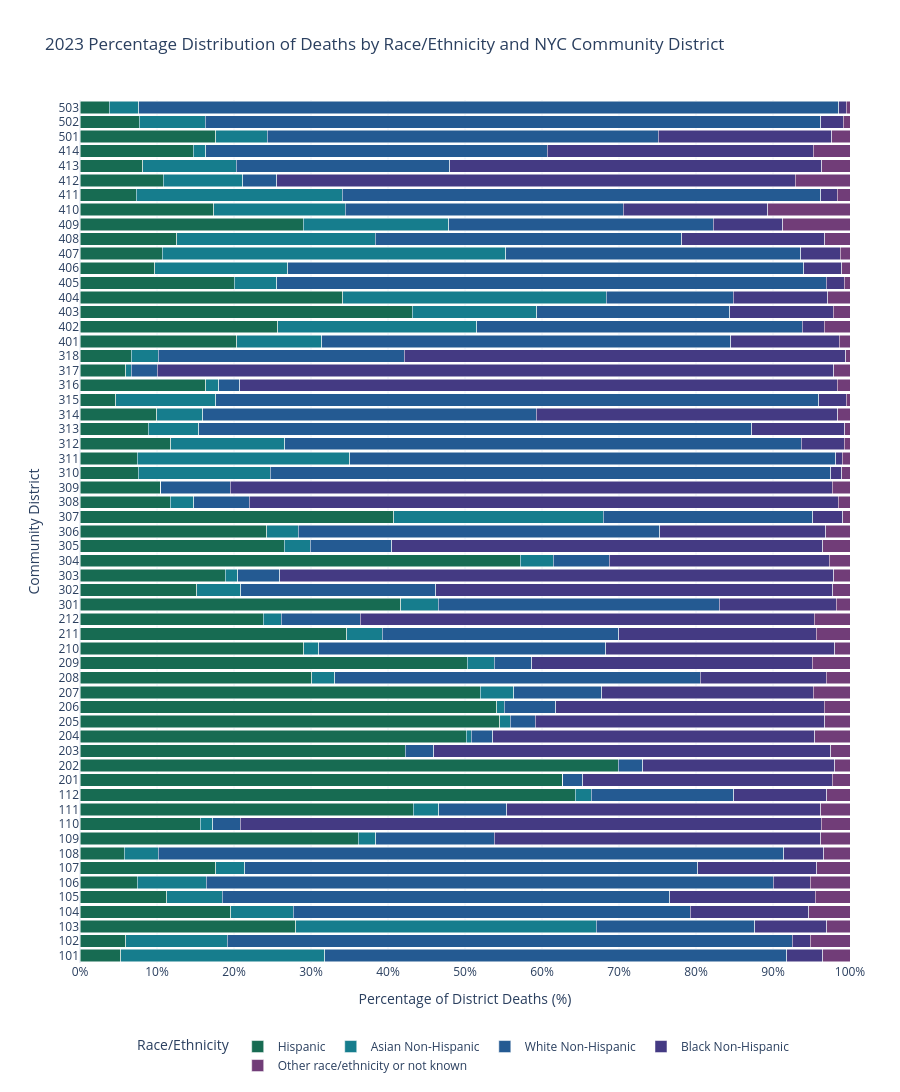

Notebook code for this chart:
### Code cell
import pandas as pd
import plotly.express as px

# Load CSV
df = pd.read_csv("CommunityDistrictSingleYearCounts2023.csv")

# Age group columns
age_columns = [
    "Age<=28days", "Age 1-12months", "Age 1-4",
    "Age 5-9", "Age 10-14", "Age 15-19",
    "Age 20-24", "Age 25-29", "Age 30-34",
    "Age 35-39", "Age 40-44", "Age 45-49",
    "Age 50-54", "Age 55-59", "Age 60-64",
    "Age 65-69", "Age 70-74", "Age 75-79",
    "Age 80-84", "Age 85+", "Age Unkown"
]

# Convert age columns to numeric
for col in age_columns:
    df[col] = pd.to_numeric(
        df[col].astype(str).str.replace(",", ""),
        errors="coerce"
    ).fillna(0)

# Convert community district to string
df["commntydst"] = df["commntydst"].astype(str)

# Aggregate counts by community district
df_grouped = df.groupby(
    "commntydst", as_index=False
)[age_columns].sum()

# Convert wide data to long format
df_long = df_grouped.melt(
    id_vars="commntydst",
    value_vars=age_columns,
    var_name="Age Group",
    value_name="Count"
)

# Calculate total deaths for each community district
df_long["District_Total"] = df_long.groupby(
    "commntydst"
)["Count"].transform("sum")

# Calculate percentage of deaths in each age group
df_long["Percentage"] = (
    df_long["Count"] / df_long["District_Total"] * 100
).fillna(0)

# Create reversed Turbo color gradient
# Youngest = red, oldest = purple
known_age_columns = [
    col for col in age_columns if col != "Age Unkown"
]

age_colors = px.colors.sample_colorscale(
    "Turbo",
    [
        0.95 - i * 0.95 / (len(known_age_columns) - 1)
        for i in range(len(known_age_columns))
    ]
)

# Map each age group to its color
age_color_map = dict(zip(known_age_columns, age_colors))

# Assign gray to unknown age
age_color_map["Age Unkown"] = "#9E9E9E"

# Create horizontal stacked bar chart
fig = px.bar(
    df_long,
    x="Count",
    y="commntydst",
    color="Age Group",
    orientation="h",
    barmode="stack",
    title="2023 Death Count Age Distribution by NYC Community District",
    labels={
        "Count": "Death Count",
        "commntydst": "Community District"
    },
    category_orders={
        "Age Group": age_columns,
        "commntydst": sorted(
            df_grouped["commntydst"].unique()
        )
    },
    color_discrete_map=age_color_map,
    custom_data=["Percentage", "District_Total"],
    height=1600
)

# Customize hover information
fig.update_traces(
    hovertemplate=(
        "<b>Community District:</b> %{y}<br>"
        "<b>Age Group:</b> %{fullData.name}<br>"
        "<b>Death Count:</b> %{x:,.0f}<br>"
        "<b>Percentage of District Deaths:</b> "
        "%{customdata[0]:.2f}%<br>"
        "<b>Total District Deaths:</b> "
        "%{customdata[1]:,.0f}"
        "<extra></extra>"
    )
)

# Customize layout
fig.update_layout(
    xaxis_title="Total Death Count",
    yaxis_title="Community District",
    legend_title="Age Group",
    legend=dict(
        orientation="h",
        y=-0.12,
        x=0.5,
        xanchor="center"
    ),
    bargap=0.15,
    template="plotly_white",
    hovermode="closest"
)

# Display community districts as categories
fig.update_yaxes(type="category")

# Display chart
fig.show()

### Figure 1 — Plotly figure (JSON) as saved in the notebook; plotly's stock layout.template omitted (floating-point values rounded to 4 significant figures)
{"data": [{"customdata": [[9.0, 170.0], [23.0, 387.0], [331.0, 1180.0], [113.0, 578.0], [25.0, 222.0], [53.0, 713.0], [247.0, 1399.0], [76.0, 1328.0], [209.0, 578.0], [134.0, 859.0], [442.0, 1021.0], [676.0, 1051.0], [457.0, 729.0], [244.0, 349.0], [271.0, 642.0], [482.0, 961.0], [399.0, 732.0], [340.0, 628.0], [469.0, 902.0], [272.0, 904.0], [557.0, 1108.0], [266.0, 915.0], [299.0, 863.0], [234.0, 984.0], [299.0, 718.0], [96.0, 632.0], [159.0, 844.0], [276.0, 483.0], [345.0, 1300.0], [107.0, 441.0], [220.0, 540.0], [70.0, 596.0], [64.0, 610.0], [64.0, 846.0], [88.0, 1180.0], [97.0, 823.0], [103.0, 1162.0], [89.0, 891.0], [54.0, 1162.0], [119.0, 728.0], [60.0, 1007.0], [84.0, 1257.0], [186.0, 915.0], [116.0, 452.0], [313.0, 725.0], [247.0, 724.0], [181.0, 903.0], [71.0, 730.0], [173.0, 1622.0], [108.0, 860.0], [199.0, 687.0], [117.0, 673.0], [44.0, 605.0], [154.0, 1425.0], [82.0, 1010.0], [158.0, 1073.0], [243.0, 1379.0], [85.0, 1107.0], [47.0, 1237.0]], "hovertemplate": "<b>Community District:</b> %{y}<br><b>Race/Ethnicity:</b> %{fullData.name}<br><b>Percentage of District Deaths:</b> %{x:.2f}%<br><b>Death Count:</b> %{customdata[0]:,.0f}<br><b>Total District Deaths:</b> %{customdata[1]:,.0f}<extra></extra>", "legendgroup": "Hispanic", "marker": {"color": "#176B52", "pattern": {"shape": ""}}, "name": "Hispanic", "orientation": "h", "showlegend": true, "textposition": "auto", "type": "bar", "x": [5.294, 5.943, 28.05, 19.55, 11.26, 7.433, 17.66, 5.723, 36.16, 15.6, 43.29, 64.32, 62.69, 69.91, 42.21, 50.16, 54.51, 54.14, 52.0, 30.09, 50.27, 29.07, 34.65, 23.78, 41.64, 15.19, 18.84, 57.14, 26.54, 24.26, 40.74, 11.74, 10.49, 7.565, 7.458, 11.79, 8.864, 9.989, 4.647, 16.35, 5.958, 6.683, 20.33, 25.66, 43.17, 34.12, 20.04, 9.726, 10.67, 12.56, 28.97, 17.38, 7.273, 10.81, 8.119, 14.73, 17.62, 7.678, 3.8], "xaxis": "x", "y": ["101", "102", "103", "104", "105", "106", "107", "108", "109", "110", "111", "112", "201", "202", "203", "204", "205", "206", "207", "208", "209", "210", "211", "212", "301", "302", "303", "304", "305", "306", "307", "308", "309", "310", "311", "312", "313", "314", "315", "316", "317", "318", "401", "402", "403", "404", "405", "406", "407", "408", "409", "410", "411", "412", "413", "414", "501", "502", "503"], "yaxis": "y"}, {"customdata": [[45.0, 170.0], [51.0, 387.0], [460.0, 1180.0], [47.0, 578.0], [16.0, 222.0], [64.0, 713.0], [52.0, 1399.0], [59.0, 1328.0], [13.0, 578.0], [14.0, 859.0], [34.0, 1021.0], [22.0, 1051.0], [0.0, 729.0], [0.0, 349.0], [0.0, 642.0], [6.0, 961.0], [10.0, 732.0], [6.0, 628.0], [39.0, 902.0], [27.0, 904.0], [39.0, 1108.0], [18.0, 915.0], [40.0, 863.0], [23.0, 984.0], [35.0, 718.0], [36.0, 632.0], [14.0, 844.0], [21.0, 483.0], [44.0, 1300.0], [18.0, 441.0], [147.0, 540.0], [18.0, 596.0], [0.0, 610.0], [145.0, 846.0], [325.0, 1180.0], [122.0, 823.0], [76.0, 1162.0], [53.0, 891.0], [151.0, 1162.0], [12.0, 728.0], [7.0, 1007.0], [44.0, 1257.0], [101.0, 915.0], [117.0, 452.0], [117.0, 725.0], [248.0, 724.0], [50.0, 903.0], [126.0, 730.0], [724.0, 1622.0], [222.0, 860.0], [130.0, 687.0], [115.0, 673.0], [162.0, 605.0], [147.0, 1425.0], [123.0, 1010.0], [17.0, 1073.0], [92.0, 1379.0], [95.0, 1107.0], [47.0, 1237.0]], "hovertemplate": "<b>Community District:</b> %{y}<br><b>Race/Ethnicity:</b> %{fullData.name}<br><b>Percentage of District Deaths:</b> %{x:.2f}%<br><b>Death Count:</b> %{customdata[0]:,.0f}<br><b>Total District Deaths:</b> %{customdata[1]:,.0f}<extra></extra>", "legendgroup": "Asian Non-Hispanic", "marker": {"color": "#167D8D", "pattern": {"shape": ""}}, "name": "Asian Non-Hispanic", "orientation": "h", "showlegend": true, "textposition": "auto", "type": "bar", "x": [26.47, 13.18, 38.98, 8.131, 7.207, 8.976, 3.717, 4.443, 2.249, 1.63, 3.33, 2.093, 0.0, 0.0, 0.0, 0.6243, 1.366, 0.9554, 4.324, 2.987, 3.52, 1.967, 4.635, 2.337, 4.875, 5.696, 1.659, 4.348, 3.385, 4.082, 27.22, 3.02, 0.0, 17.14, 27.54, 14.82, 6.54, 5.948, 12.99, 1.648, 0.6951, 3.5, 11.04, 25.88, 16.14, 34.25, 5.537, 17.26, 44.64, 25.81, 18.92, 17.09, 26.78, 10.32, 12.18, 1.584, 6.672, 8.582, 3.8], "xaxis": "x", "y": ["101", "102", "103", "104", "105", "106", "107", "108", "109", "110", "111", "112", "201", "202", "203", "204", "205", "206", "207", "208", "209", "210", "211", "212", "301", "302", "303", "304", "305", "306", "307", "308", "309", "310", "311", "312", "313", "314", "315", "316", "317", "318", "401", "402", "403", "404", "405", "406", "407", "408", "409", "410", "411", "412", "413", "414", "501", "502", "503"], "yaxis": "y"}, {"customdata": [[102.0, 170.0], [284.0, 387.0], [243.0, 1180.0], [298.0, 578.0], [129.0, 222.0], [525.0, 713.0], [823.0, 1399.0], [1079.0, 1328.0], [89.0, 578.0], [31.0, 859.0], [90.0, 1021.0], [194.0, 1051.0], [19.0, 729.0], [11.0, 349.0], [24.0, 642.0], [27.0, 961.0], [24.0, 732.0], [42.0, 628.0], [103.0, 902.0], [429.0, 904.0], [54.0, 1108.0], [341.0, 915.0], [265.0, 863.0], [101.0, 984.0], [262.0, 718.0], [160.0, 632.0], [46.0, 844.0], [35.0, 483.0], [137.0, 1300.0], [207.0, 441.0], [147.0, 540.0], [43.0, 596.0], [55.0, 610.0], [616.0, 846.0], [745.0, 1180.0], [552.0, 823.0], [835.0, 1162.0], [386.0, 891.0], [910.0, 1162.0], [20.0, 728.0], [34.0, 1007.0], [401.0, 1257.0], [486.0, 915.0], [191.0, 452.0], [182.0, 725.0], [119.0, 724.0], [644.0, 903.0], [489.0, 730.0], [621.0, 1622.0], [342.0, 860.0], [236.0, 687.0], [243.0, 673.0], [376.0, 605.0], [63.0, 1425.0], [280.0, 1010.0], [476.0, 1073.0], [701.0, 1379.0], [885.0, 1107.0], [1125.0, 1237.0]], "hovertemplate": "<b>Community District:</b> %{y}<br><b>Race/Ethnicity:</b> %{fullData.name}<br><b>Percentage of District Deaths:</b> %{x:.2f}%<br><b>Death Count:</b> %{customdata[0]:,.0f}<br><b>Total District Deaths:</b> %{customdata[1]:,.0f}<extra></extra>", "legendgroup": "White Non-Hispanic", "marker": {"color": "#245A92", "pattern": {"shape": ""}}, "name": "White Non-Hispanic", "orientation": "h", "showlegend": true, "textposition": "auto", "type": "bar", "x": [60.0, 73.39, 20.59, 51.56, 58.11, 73.63, 58.83, 81.25, 15.4, 3.609, 8.815, 18.46, 2.606, 3.152, 3.738, 2.81, 3.279, 6.688, 11.42, 47.46, 4.874, 37.27, 30.71, 10.26, 36.49, 25.32, 5.45, 7.246, 10.54, 46.94, 27.22, 7.215, 9.016, 72.81, 63.14, 67.07, 71.86, 43.32, 78.31, 2.747, 3.376, 31.9, 53.11, 42.26, 25.1, 16.44, 71.32, 66.99, 38.29, 39.77, 34.35, 36.11, 62.15, 4.421, 27.72, 44.36, 50.83, 79.95, 90.95], "xaxis": "x", "y": ["101", "102", "103", "104", "105", "106", "107", "108", "109", "110", "111", "112", "201", "202", "203", "204", "205", "206", "207", "208", "209", "210", "211", "212", "301", "302", "303", "304", "305", "306", "307", "308", "309", "310", "311", "312", "313", "314", "315", "316", "317", "318", "401", "402", "403", "404", "405", "406", "407", "408", "409", "410", "411", "412", "413", "414", "501", "502", "503"], "yaxis": "y"}, {"customdata": [[8.0, 170.0], [9.0, 387.0], [110.0, 1180.0], [89.0, 578.0], [42.0, 222.0], [34.0, 713.0], [217.0, 1399.0], [69.0, 1328.0], [245.0, 578.0], [648.0, 859.0], [416.0, 1021.0], [127.0, 1051.0], [236.0, 729.0], [87.0, 349.0], [331.0, 642.0], [402.0, 961.0], [275.0, 732.0], [219.0, 628.0], [248.0, 902.0], [148.0, 904.0], [404.0, 1108.0], [272.0, 915.0], [221.0, 863.0], [580.0, 984.0], [109.0, 718.0], [326.0, 632.0], [607.0, 844.0], [138.0, 483.0], [728.0, 1300.0], [95.0, 441.0], [21.0, 540.0], [456.0, 596.0], [477.0, 610.0], [12.0, 846.0], [10.0, 1180.0], [46.0, 823.0], [140.0, 1162.0], [349.0, 891.0], [41.0, 1162.0], [565.0, 728.0], [885.0, 1007.0], [721.0, 1257.0], [129.0, 915.0], [13.0, 452.0], [97.0, 725.0], [89.0, 724.0], [21.0, 903.0], [36.0, 730.0], [83.0, 1622.0], [160.0, 860.0], [62.0, 687.0], [126.0, 673.0], [13.0, 605.0], [960.0, 1425.0], [488.0, 1010.0], [371.0, 1073.0], [310.0, 1379.0], [32.0, 1107.0], [12.0, 1237.0]], "hovertemplate": "<b>Community District:</b> %{y}<br><b>Race/Ethnicity:</b> %{fullData.name}<br><b>Percentage of District Deaths:</b> %{x:.2f}%<br><b>Death Count:</b> %{customdata[0]:,.0f}<br><b>Total District Deaths:</b> %{customdata[1]:,.0f}<extra></extra>", "legendgroup": "Black Non-Hispanic", "marker": {"color": "#443A83", "pattern": {"shape": ""}}, "name": "Black Non-Hispanic", "orientation": "h", "showlegend": true, "textposition": "auto", "type": "bar", "x": [4.706, 2.326, 9.322, 15.4, 18.92, 4.769, 15.51, 5.196, 42.39, 75.44, 40.74, 12.08, 32.37, 24.93, 51.56, 41.83, 37.57, 34.87, 27.49, 16.37, 36.46, 29.73, 25.61, 58.94, 15.18, 51.58, 71.92, 28.57, 56.0, 21.54, 3.889, 76.51, 78.2, 1.418, 0.8475, 5.589, 12.05, 39.17, 3.528, 77.61, 87.88, 57.36, 14.1, 2.876, 13.38, 12.29, 2.326, 4.932, 5.117, 18.6, 9.025, 18.72, 2.149, 67.37, 48.32, 34.58, 22.48, 2.891, 0.9701], "xaxis": "x", "y": ["101", "102", "103", "104", "105", "106", "107", "108", "109", "110", "111", "112", "201", "202", "203", "204", "205", "206", "207", "208", "209", "210", "211", "212", "301", "302", "303", "304", "305", "306", "307", "308", "309", "310", "311", "312", "313", "314", "315", "316", "317", "318", "401", "402", "403", "404", "405", "406", "407", "408", "409", "410", "411", "412", "413", "414", "501", "502", "503"], "yaxis": "y"}, {"customdata": [[6.0, 170.0], [20.0, 387.0], [36.0, 1180.0], [31.0, 578.0], [10.0, 222.0], [37.0, 713.0], [60.0, 1399.0], [45.0, 1328.0], [22.0, 578.0], [32.0, 859.0], [39.0, 1021.0], [32.0, 1051.0], [17.0, 729.0], [7.0, 349.0], [16.0, 642.0], [44.0, 961.0], [24.0, 732.0], [21.0, 628.0], [43.0, 902.0], [28.0, 904.0], [54.0, 1108.0], [18.0, 915.0], [38.0, 863.0], [46.0, 984.0], [13.0, 718.0], [14.0, 632.0], [18.0, 844.0], [13.0, 483.0], [46.0, 1300.0], [14.0, 441.0], [5.0, 540.0], [9.0, 596.0], [14.0, 610.0], [9.0, 846.0], [12.0, 1180.0], [6.0, 823.0], [8.0, 1162.0], [14.0, 891.0], [6.0, 1162.0], [12.0, 728.0], [21.0, 1007.0], [7.0, 1257.0], [13.0, 915.0], [15.0, 452.0], [16.0, 725.0], [21.0, 724.0], [7.0, 903.0], [8.0, 730.0], [21.0, 1622.0], [28.0, 860.0], [60.0, 687.0], [72.0, 673.0], [10.0, 605.0], [101.0, 1425.0], [37.0, 1010.0], [51.0, 1073.0], [33.0, 1379.0], [10.0, 1107.0], [6.0, 1237.0]], "hovertemplate": "<b>Community District:</b> %{y}<br><b>Race/Ethnicity:</b> %{fullData.name}<br><b>Percentage of District Deaths:</b> %{x:.2f}%<br><b>Death Count:</b> %{customdata[0]:,.0f}<br><b>Total District Deaths:</b> %{customdata[1]:,.0f}<extra></extra>", "legendgroup": "Other race/ethnicity or not known", "marker": {"color": "#713D78", "pattern": {"shape": ""}}, "name": "Other race/ethnicity or not known", "orientation": "h", "showlegend": true, "textposition": "auto", "type": "bar", "x": [3.529, 5.168, 3.051, 5.363, 4.505, 5.189, 4.289, 3.389, 3.806, 3.725, 3.82, 3.045, 2.332, 2.006, 2.492, 4.579, 3.279, 3.344, 4.767, 3.097, 4.874, 1.967, 4.403, 4.675, 1.811, 2.215, 2.133, 2.692, 3.538, 3.175, 0.9259, 1.51, 2.295, 1.064, 1.017, 0.729, 0.6885, 1.571, 0.5164, 1.648, 2.085, 0.5569, 1.421, 3.319, 2.207, 2.901, 0.7752, 1.096, 1.295, 3.256, 8.734, 10.7, 1.653, 7.088, 3.663, 4.753, 2.393, 0.9033, 0.485], "xaxis": "x", "y": ["101", "102", "103", "104", "105", "106", "107", "108", "109", "110", "111", "112", "201", "202", "203", "204", "205", "206", "207", "208", "209", "210", "211", "212", "301", "302", "303", "304", "305", "306", "307", "308", "309", "310", "311", "312", "313", "314", "315", "316", "317", "318", "401", "402", "403", "404", "405", "406", "407", "408", "409", "410", "411", "412", "413", "414", "501", "502", "503"], "yaxis": "y"}], "layout": {"bargap": 0.15, "barmode": "stack", "height": 1700, "hovermode": "closest", "legend": {"orientation": "h", "title": {"text": "Race/Ethnicity"}, "tracegroupgap": 0, "x": 0.5, "xanchor": "center", "y": -0.08}, "margin": {"b": 120, "l": 80, "r": 50, "t": 100}, "title": {"text": "2023 Percentage Distribution of Deaths by Race/Ethnicity and NYC Community District"}, "xaxis": {"anchor": "y", "domain": [0, 1], "dtick": 10, "range": [0, 100], "ticksuffix": "%", "title": {"text": "Percentage of District Deaths (%)"}}, "yaxis": {"anchor": "x", "categoryarray": ["101", "102", "103", "104", "105", "106", "107", "108", "109", "110", "111", "112", "201", "202", "203", "204", "205", "206", "207", "208", "209", "210", "211", "212", "301", "302", "303", "304", "305", "306", "307", "308", "309", "310", "311", "312", "313", "314", "315", "316", "317", "318", "401", "402", "403", "404", "405", "406", "407", "408", "409", "410", "411", "412", "413", "414", "501", "502", "503"], "categoryorder": "array", "domain": [0, 1], "title": {"text": "Community District"}, "type": "category"}}}
